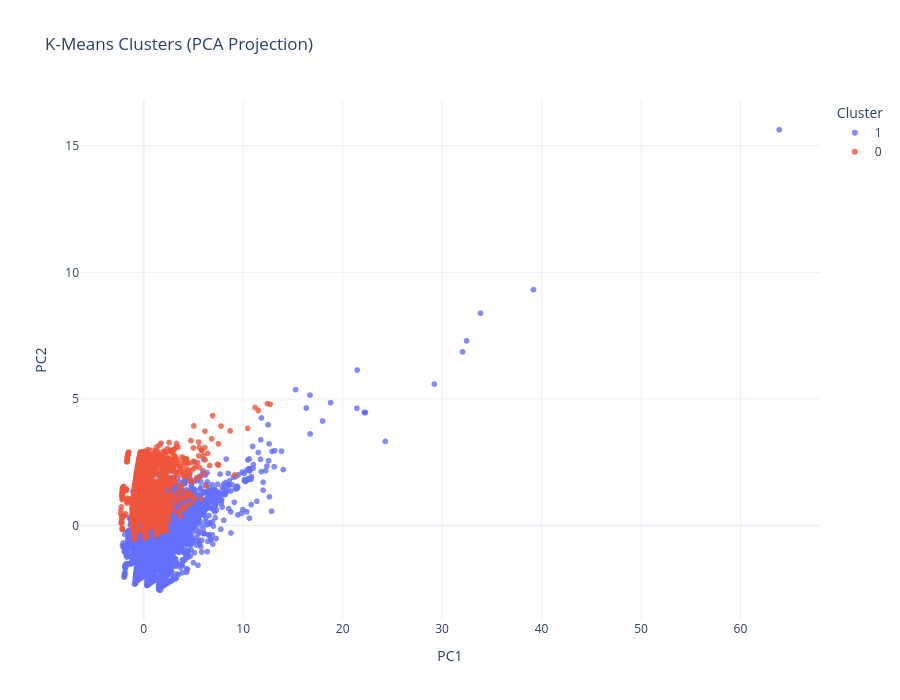

This figure's notebook cell:
### Code cell
pca = PCA(n_components=2)

components = pca.fit_transform(X_scaled)

pca_df = pd.DataFrame(
    components,
    columns=["PC1", "PC2"]
)

pca_df["Cluster"] = df["Cluster"]

fig = px.scatter(
    pca_df,
    x="PC1",
    y="PC2",
    color="Cluster",
    title="K-Means Clusters (PCA Projection)",
    opacity=0.8,
    height=700
)

fig.update_layout(
    template="plotly_white"
)

fig.show()

### Figure 1 — Plotly figure (JSON) as saved in the notebook; plotly's stock layout.template omitted (floating-point values rounded to 4 significant figures; data arrays with more than 128 entries replaced by an {"elided": "..."} marker saying what was removed)
{"data": [{"hovertemplate": "Cluster=1<br>PC1=%{x}<br>PC2=%{y}<extra></extra>", "legendgroup": "1", "marker": {"color": "#636efa", "opacity": 0.8, "symbol": "circle"}, "mode": "markers", "name": "1", "showlegend": true, "type": "scattergl", "x": {"elided": "66144 float values"}, "xaxis": "x", "y": {"elided": "66144 float values"}, "yaxis": "y"}, {"hovertemplate": "Cluster=0<br>PC1=%{x}<br>PC2=%{y}<extra></extra>", "legendgroup": "0", "marker": {"color": "#EF553B", "opacity": 0.8, "symbol": "circle"}, "mode": "markers", "name": "0", "showlegend": true, "type": "scattergl", "x": {"elided": "33856 float values"}, "xaxis": "x", "y": {"elided": "33856 float values"}, "yaxis": "y"}], "layout": {"height": 700, "legend": {"title": {"text": "Cluster"}, "tracegroupgap": 0}, "title": {"text": "K-Means Clusters (PCA Projection)"}, "xaxis": {"anchor": "y", "domain": [0, 1], "title": {"text": "PC1"}}, "yaxis": {"anchor": "x", "domain": [0, 1], "title": {"text": "PC2"}}}}
